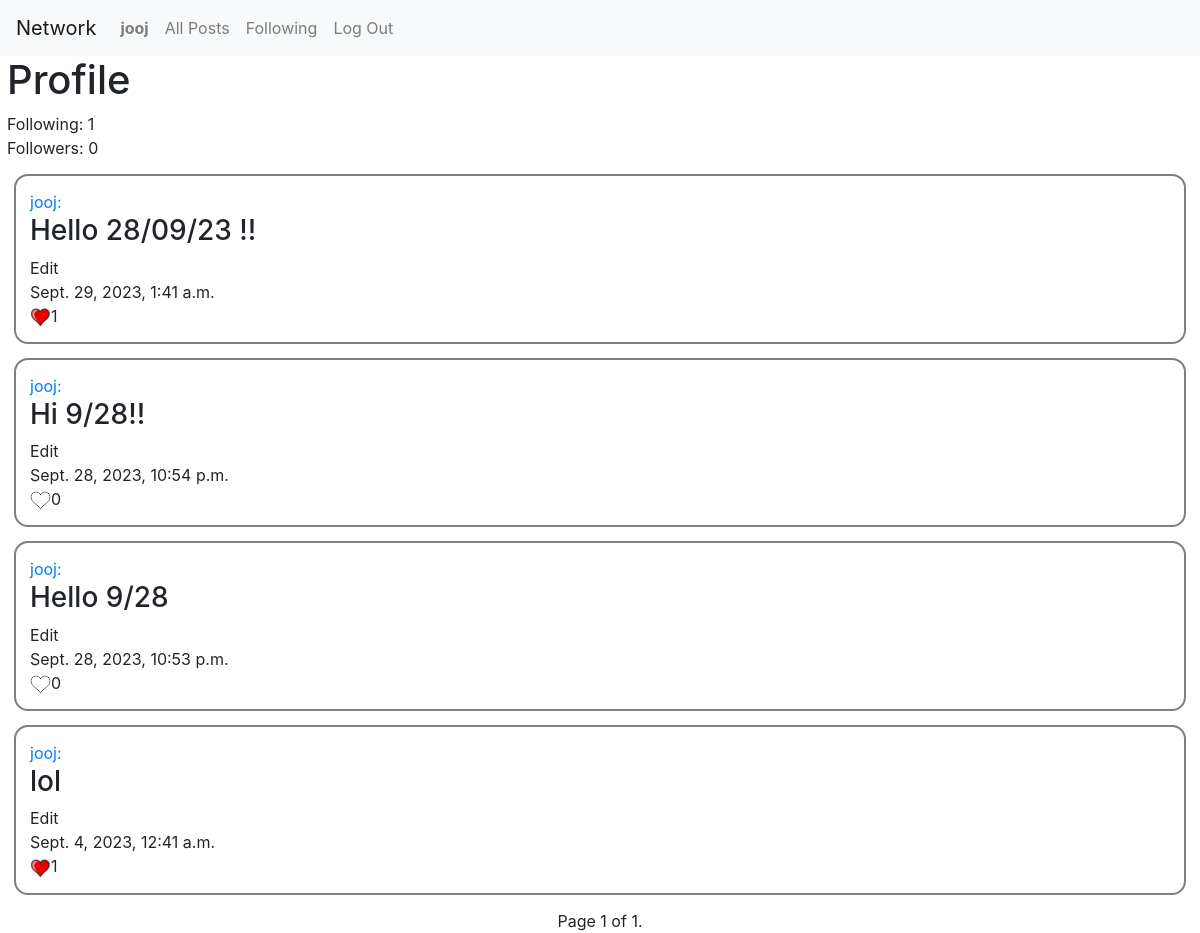
/profile/2 (signed in), run on the app's committed database.
### network/models.py (models this page shows)
class User(AbstractUser):
    following = models.ManyToManyField('self', blank=True, symmetrical=False)

class Post(models.Model):
    user = models.ForeignKey(User, on_delete=models.CASCADE, related_name="posts")
    text = models.CharField(max_length=999)
    date = models.DateTimeField(auto_now_add=True)
    likes = models.ManyToManyField(User, related_name='likes', blank=True, serialize=False)
    def serialize(self):
        return {
            "id": self.id,
            "user": self.user.id,
            "text": self.text,
            "date": self.date,
        }

### network/views.py (the view)
# urls.py: path("profile/<int:userId>", views.profile, name="profile"),
@login_required(login_url="login")
def profile(request, userId):
    print(f"followers: {User.objects.all().filter(following=User.objects.get(pk=userId))} ")
    print(f"following: {User.objects.get(pk=userId).following} ")
    posts = Post.objects.all().filter(user=User.objects.get(pk=userId)).order_by('-id')
    paginator = Paginator(posts, 10)
    page_number = request.GET.get('page')
    page_obj = paginator.get_page(page_number)
    return render(request, "network/profile.html", {
        "posts": page_obj,
        "profileUser": User.objects.get(pk=userId),
        "followers": User.objects.all().filter(following=User.objects.get(pk=userId))
    })

### network/templates/network/profile.html (shortened to what this page needs)
{% extends "network/layout.html" %}
{% load static %}
{% block body %}
    <div class="main">
    <h1 style="padding-left: 7px">Profile</h1>
    <p style="padding-left: 7px">Following: {{ profileUser.following.all|length }}</p>
    <p style="padding-left: 7px">Followers: {{ followers|length }}</p>
    {% if posts %}
        {% for post in posts %}
            <div class ="post"  >
                <a href="/profile/{{ post.user.id }}"><p>{{ post.user }}: </p></a>
                <div id = {{ post.id }}>
                    <h3>{{ post.text }}</h3>
                {% if post.user == user %}
                    <p onclick="edit({{ user.id }},{{ post.id }})" class="edit">Edit</p>
                {% endif %}
                </div>
                <p>{{ post.date }}</p>
                <div id="like-{{ post.id }}"><p><img
                         {% if user in post.likes.all %}
                             src="{% static 'imgs/yes.png' %}"
                        {% else %}
                             src="{% static 'imgs/no.png' %}"
                        {% endif %}
                        alt="like" id = "like-{{ post.id }}-img" class="like" onclick="like(event,{{ post.id }}, {{ post.likes.all|length }})">{{ post.likes.all|length }}</p>
                </div>
            </div>
        {% endfor %}
    {% else %}
        <p>No post in your profile yet </p>
    {% endif %}
    </div>
    <div class="pagination">
    <div>
    <span class="step-links">
        <span class="current">
            Page {{ posts.number }} of {{ posts.paginator.num_pages }}.
        </span>
    </span>
    </div>
    </div>
{% endblock %}

### network/templates/network/layout.html (shortened to what this page needs)
{% load static %}
<!DOCTYPE html>
<html lang="en">
    <head>
        <link rel="stylesheet" href="https://stackpath.bootstrapcdn.com/bootstrap/4.4.1/css/bootstrap.min.css">
        <link href="{% static 'network/styles.css' %}" rel="stylesheet">
    </head>
    <body>
        <nav class="navbar navbar-expand-lg navbar-light bg-light">
            <a class="navbar-brand" href="#">Network</a>
            <div>
              <ul class="navbar-nav mr-auto">
                {% if user.is_authenticated %}
                    <li class="nav-item">
                        <a class="nav-link" href="{% url 'profile' user.id %}"><strong>{{ user.username }}</strong></a>
                    </li>
                {% endif %}
                <li class="nav-item">
                  <a class="nav-link" href="{% url 'index' %}">All Posts</a>
                </li>
                {% if user.is_authenticated %}
                    <li class="nav-item">
                        <a class="nav-link" href="{% url 'following' %}">Following</a>
                    </li>
                    <li class="nav-item">
                        <a class="nav-link" href="{% url 'logout' %}">Log Out</a>
                    </li>
                {% endif %}
              </ul>
            </div>
          </nav>
        <div class="body">
            {% block body %}
            {% endblock %}
        </div>
    </body>
</html>

### network/static/network/styles.css (style rules this page uses)
p { margin: 0; }
.post { margin: 14px; border: 2px solid gray; border-radius: 14px; padding: 14px; }
.like { width: 21px; }
.pagination { display: flex; justify-content: center; }
.main { min-height: 85vh; }

### data on the page
User: username "jooj", following.all|length "1"
Post: user "jooj", text "Hello 28/09/23 !!", date "Sept. 29, 2023, 1:41 a.m.", likes.all|length "1"
Post: user "jooj", text "Hi 9/28!!", date "Sept. 28, 2023, 10:54 p.m.", likes.all|length "0"
Post: user "jooj", text "Hello 9/28", date "Sept. 28, 2023, 10:53 p.m.", likes.all|length "0"
Post: user "jooj", text "lol", date "Sept. 4, 2023, 12:41 a.m.", likes.all|length "1"

### other printed values
{{ followers|length }} "0"
{{ posts.number }} "1"
{{ posts.paginator.num_pages }} "1"
